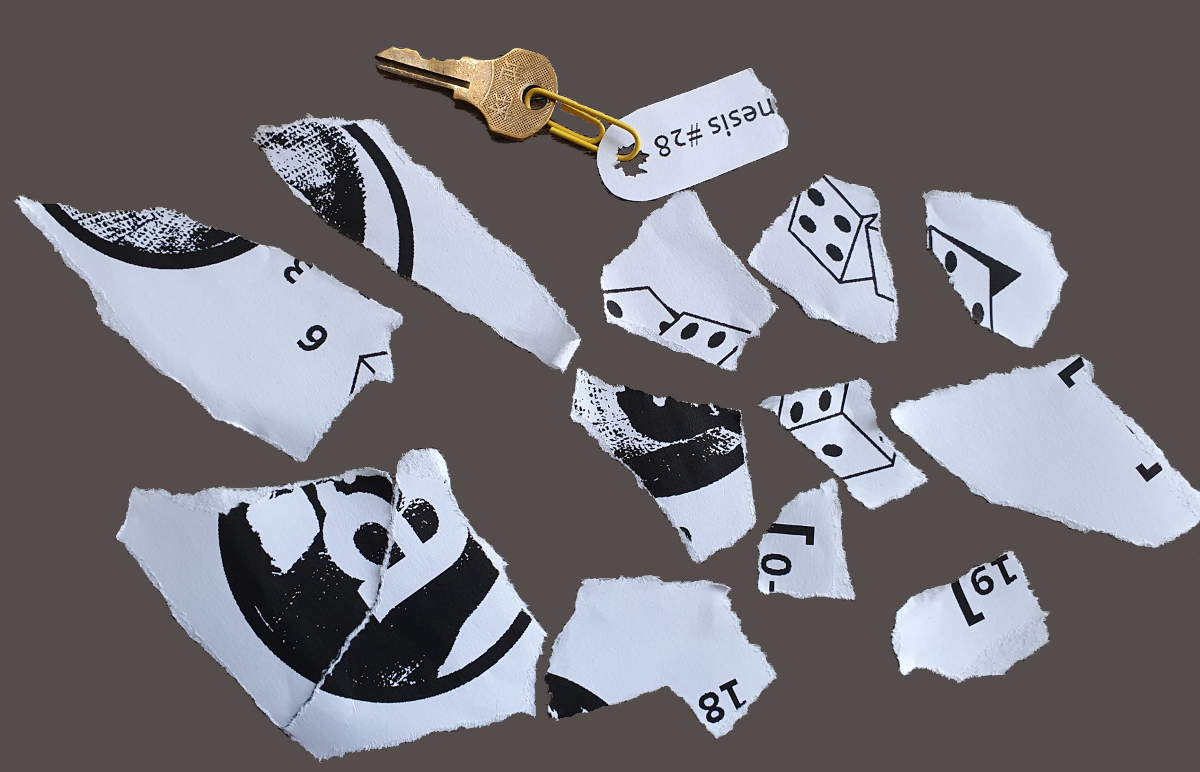
#> input picture pzl10_authoritative.png, 1200 x 772 px, found by its file name
$ python crop_regions.py
#> lines starting #> are read from the running program, lines starting #| are printed output that depends on the picture
from PIL import Image
import numpy as np

img = Image.open('/home/sudosudo/.openclaw/workspace/pzl10_authoritative.png').convert('RGB')
a = np.array(img)

# Crop the regions around each key object and save enlarged, high-contrast versions
# From segmentation: 5 main "keys" likely. Let's save the whole thing upscaled 2x
img.resize((2400, 1544), Image.LANCZOS).save('/home/sudosudo/.openclaw/workspace/pzl10_2x.png')

# Also save quadrants at 2x
w, h = img.size
#> w = 1200; h = 772
regions = {
    'tl': (0, 0, 600, 400),
    'tr': (600, 0, 1200, 400),
    'bl': (0, 400, 600, 772),
    'br': (600, 400, 1200, 772),
}
for name, box in regions.items():
    img.crop(box).resize(((box[2]-box[0])*2, (box[3]-box[1])*2), Image.LANCZOS).save(f'/home/sudosudo/.openclaw/workspace/pzl10_{name}.png')
#> this loop made 4 passes
#> pass 1, `img.crop(box).resize(((box[2]-box[0])*2, (box[3]-box[1])*2), Image.LAN..`:
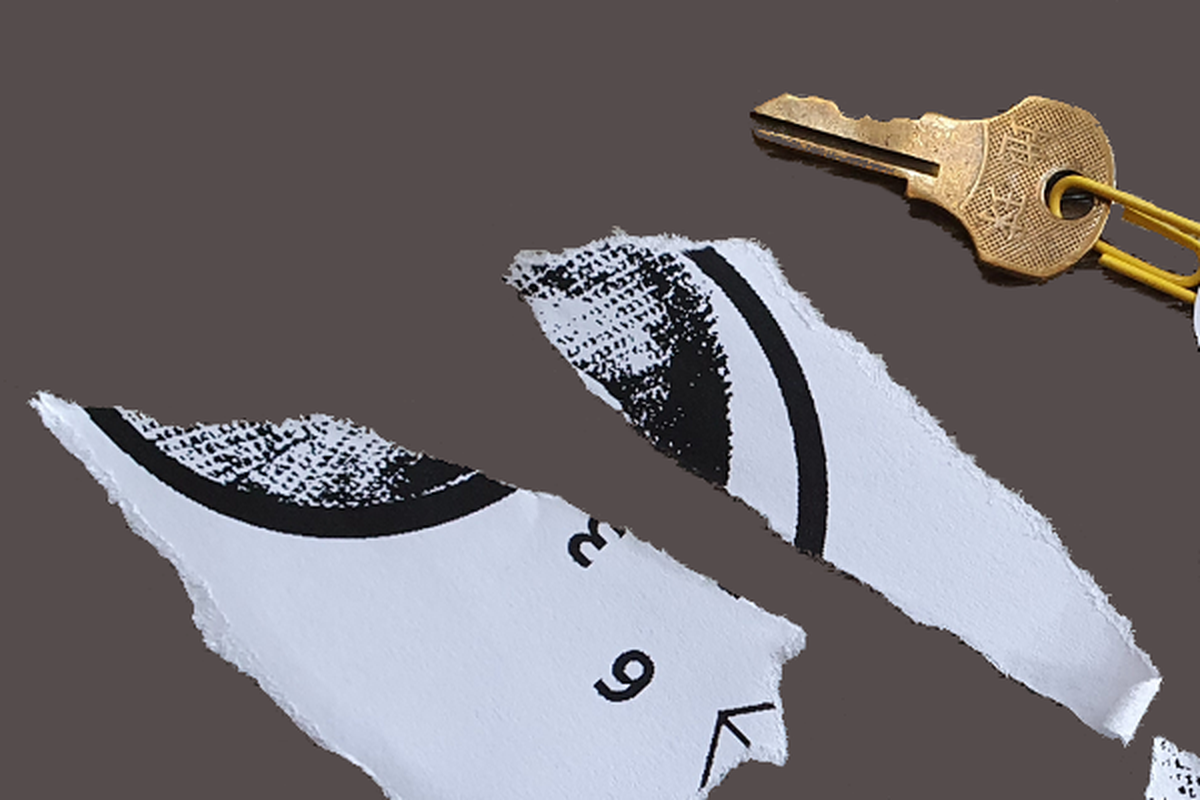
#> saved as pzl10_tl.png: PIL image 1200x800 RGB; mean R, G, B 114.4, 109.4, 112.7
#> pass 2, `img.crop(box).resize(((box[2]-box[0])*2, (box[3]-box[1])*2), Image.LAN..`:
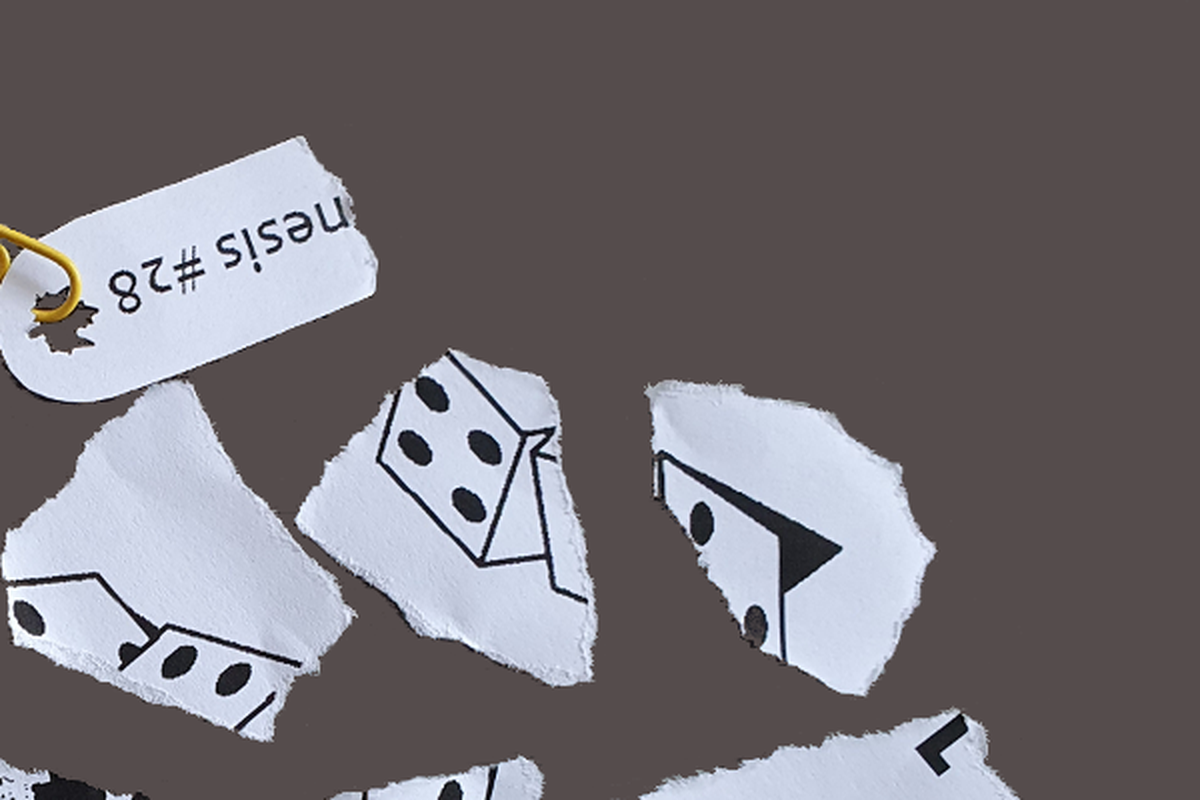
#> saved as pzl10_tr.png: PIL image 1200x800 RGB; mean R, G, B 115.7, 111.2, 116
print("saved regions")

$ run again, with PZL_10_solving.png copied over pzl10_authoritative.png
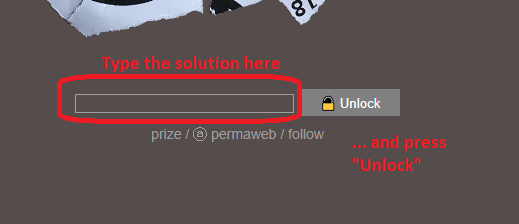
#> input picture PZL_10_solving.png, 519 x 224 px, found by its file name
#> img is the input picture: PIL image 519x224 RGB; mean R, G, B 95.4, 80, 81
#> `img.resize((2400, 1544), Image.LANCZOS).save('/home/sudosudo/.openclaw..`:
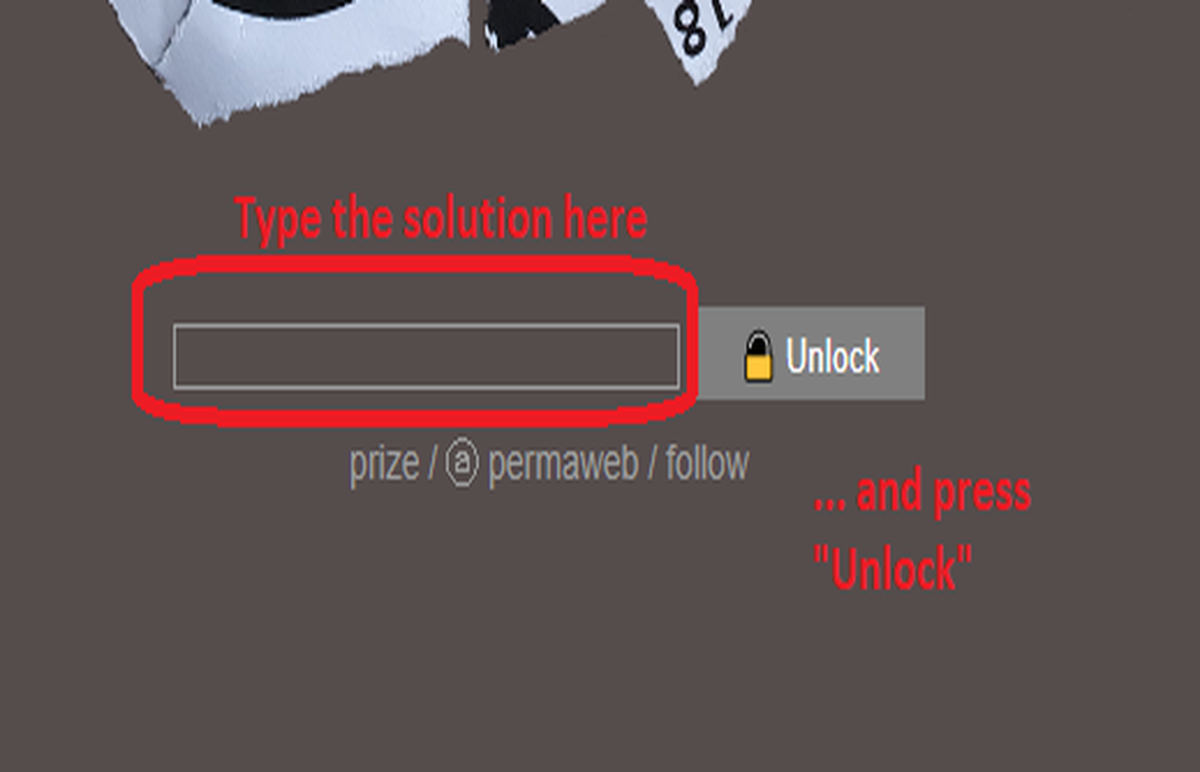
#> saved as pzl10_2x.png: PIL image 2400x1544 RGB (shown at 1/2 size); mean R, G, B 95.3, 80, 81
#> the loop `for name, box in regions.items():` made 4 passes
#> pass 1, `img.crop(box).resize(((box[2]-box[0])*2, (box[3]-box[1])*2), Image.LAN..`:
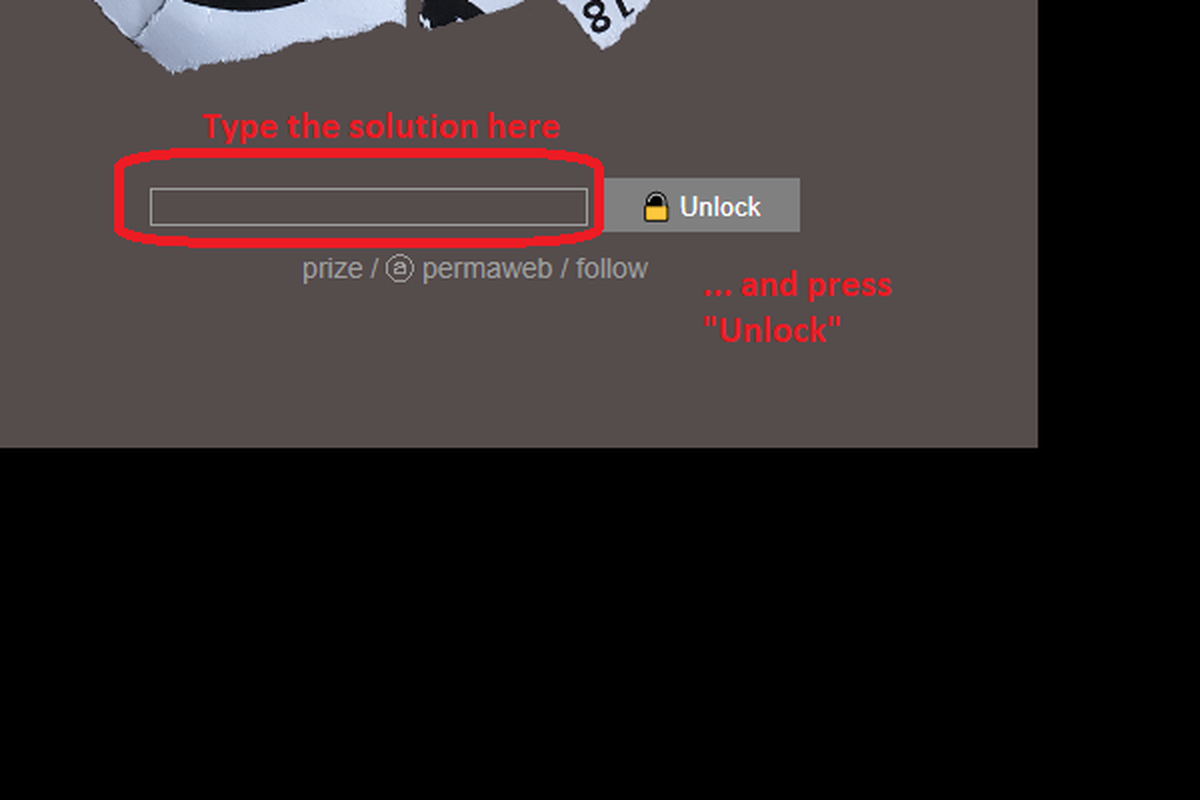
#> saved as pzl10_tl.png: PIL image 1200x800 RGB; mean R, G, B 46.2, 38.8, 39.3
